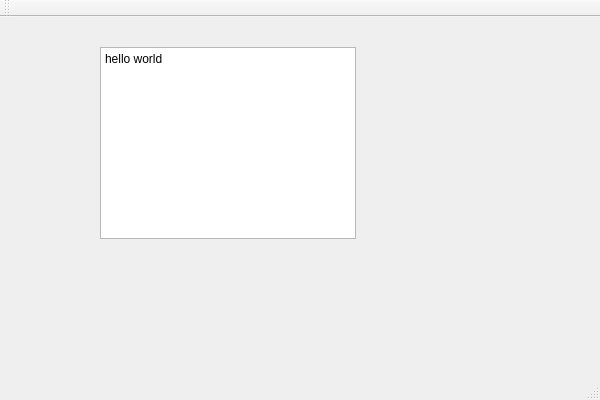
<?xml version="1.0" encoding="UTF-8"?>
<ui version="4.0">
 <class>QtWidgetsApplication1Class</class>
 <widget class="QMainWindow" name="QtWidgetsApplication1Class">
  <property name="geometry">
   <rect>
    <x>0</x>
    <y>0</y>
    <width>600</width>
    <height>400</height>
   </rect>
  </property>
  <property name="windowTitle">
   <string>QtWidgetsApplication1</string>
  </property>
  <widget class="QWidget" name="centralWidget">
   <widget class="QTextBrowser" name="textBrowser">
    <property name="geometry">
     <rect>
      <x>100</x>
      <y>30</y>
      <width>256</width>
      <height>192</height>
     </rect>
    </property>
    <property name="html">
     <string>&lt;!DOCTYPE HTML PUBLIC &quot;-//W3C//DTD HTML 4.0//EN&quot; &quot;http://www.w3.org/TR/REC-html40/strict.dtd&quot;&gt;
&lt;html&gt;&lt;head&gt;&lt;meta name=&quot;qrichtext&quot; content=&quot;1&quot; /&gt;&lt;meta charset=&quot;utf-8&quot; /&gt;&lt;style type=&quot;text/css&quot;&gt;
p, li { white-space: pre-wrap; }
hr { height: 1px; border-width: 0; }
li.unchecked::marker { content: &quot;\2610&quot;; }
li.checked::marker { content: &quot;\2612&quot;; }
&lt;/style&gt;&lt;/head&gt;&lt;body style=&quot; font-family:'Segoe UI'; font-size:9pt; font-weight:400; font-style:normal;&quot;&gt;
&lt;p style=&quot; margin-top:0px; margin-bottom:0px; margin-left:0px; margin-right:0px; -qt-block-indent:0; text-indent:0px;&quot;&gt;hello world&lt;/p&gt;&lt;/body&gt;&lt;/html&gt;</string>
    </property>
   </widget>
  </widget>
  <widget class="QMenuBar" name="menuBar">
   <property name="geometry">
    <rect>
     <x>0</x>
     <y>0</y>
     <width>600</width>
     <height>33</height>
    </rect>
   </property>
  </widget>
  <widget class="QToolBar" name="mainToolBar">
   <attribute name="toolBarArea">
    <enum>TopToolBarArea</enum>
   </attribute>
   <attribute name="toolBarBreak">
    <bool>false</bool>
   </attribute>
  </widget>
  <widget class="QStatusBar" name="statusBar"/>
 </widget>
 <layoutdefault spacing="6" margin="11"/>
 <resources>
  <include location="QtWidgetsApplication1.qrc"/>
 </resources>
 <connections/>
</ui>
